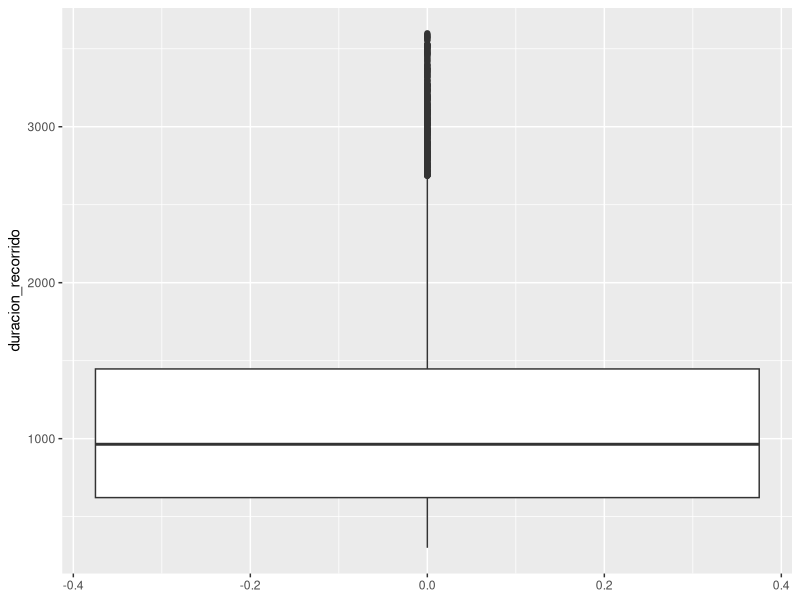
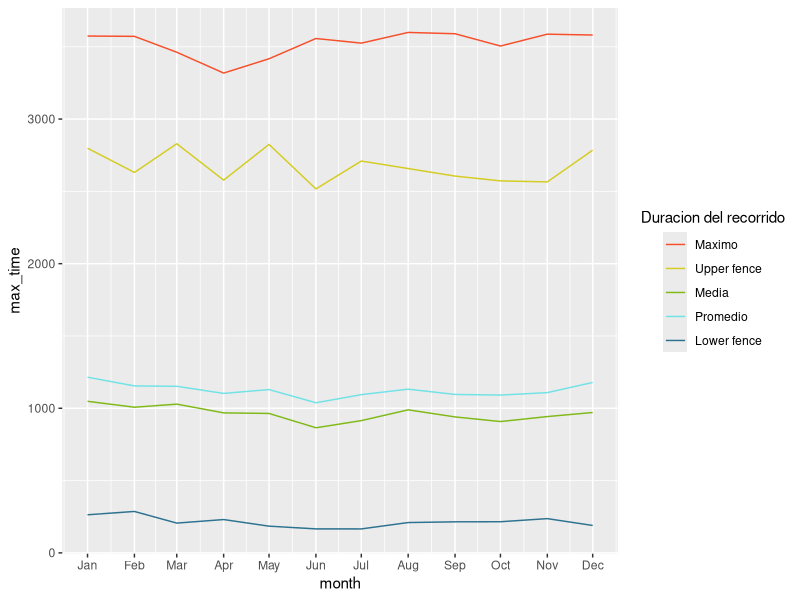

Reproduce these figures in R, in order.
require(tidyverse)

df_bici = read_csv('Data/Bicis_limpio.csv')
View(df_bici)

palette = c("#f64f2a", "#d4cc21", "#80b918", "#71e2e5", "#2d728f", "#ffffff", "#000000")

#por cuanto tiempo duran los recorridos normalmente durante todo el año?
df_bici %>%
ggplot(aes(y=duracion_recorrido)) +
  geom_boxplot()

#veo el promedio y mediana
mean(df_bici$duracion_recorrido)
median(df_bici$duracion_recorrido)

#Parece q hay outliers arriba veamos apartir de que valor y cuantos son
upper_fence = quantile(df_bici$duracion_recorrido, p=0.75) +1.5*IQR(df_bici$duracion_recorrido)
upper_fence
sum(df_bici$duracion_recorrido > upper_fence)

# Hay 348 outliers con mas de 2684.5 segundos de recorrido, osea que la mayoria 
# de las personas usa las bicis por menos de 45min. 
# El tiempo promedio de uso es de 18 mins 42segs.
# El tiempo medio de uso es de 16mins.

# Y por mes?
df_bici %>%
  group_by(month = lubridate::floor_date(fecha_origen_recorrido, 'month')) %>% #saco el mes
  summarize(
    upper_fence = quantile(duracion_recorrido, p=0.75) +1.5*IQR(duracion_recorrido),
    lower_fence = quantile(duracion_recorrido, p=0.75) -1.5*IQR(duracion_recorrido),
    mean_time = mean(duracion_recorrido),
    median_time = median(duracion_recorrido),
    max_time = max(duracion_recorrido)
  ) %>%
  ggplot(aes(x=month)) +
  geom_line(aes(y=max_time, color =palette[5])) +
  geom_line(aes(y=upper_fence, color =palette[4])) +
  geom_line(aes(y=median_time, color=palette[3])) +
  geom_line(aes(y=mean_time, color=palette[2])) +
  geom_line(aes(y=lower_fence, color=palette[1])) +
  scale_color_manual( 
    name = "Duracion del recorrido", 
    values = palette[1:5], labels = c("Maximo", "Upper fence","Media","Promedio","Lower fence"),
    guide = guide_legend(direction = "vertical", title.position = "top", title.hjust = 0.5)) +
  scale_x_datetime(date_labels="%b", date_breaks  ="month")

# parece q en invierno el promedio y la media de duracion de recorridos es mas baja.
# En abril se ve q hubo una bajada en el tiempo de recorrido maximo y upper fence.



